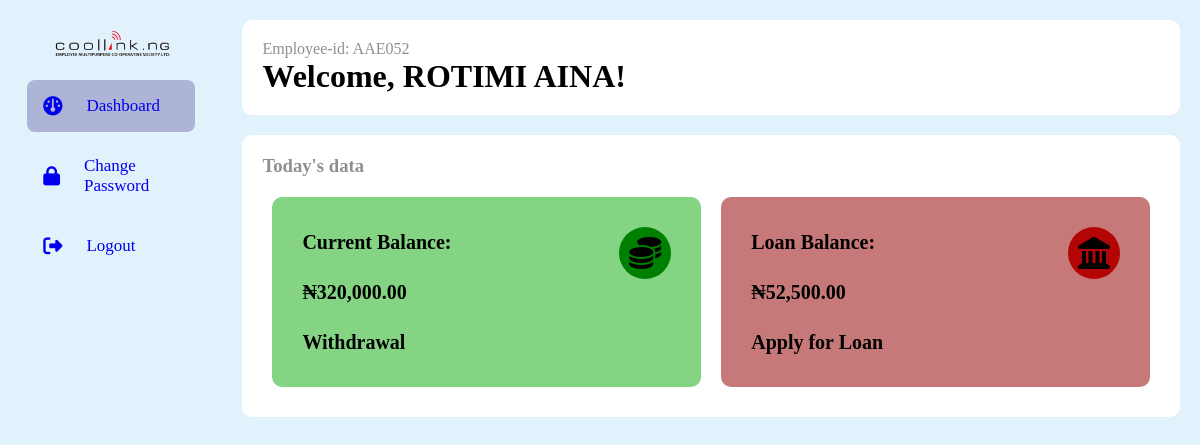
The app's page /dashboard (signed in), older data.
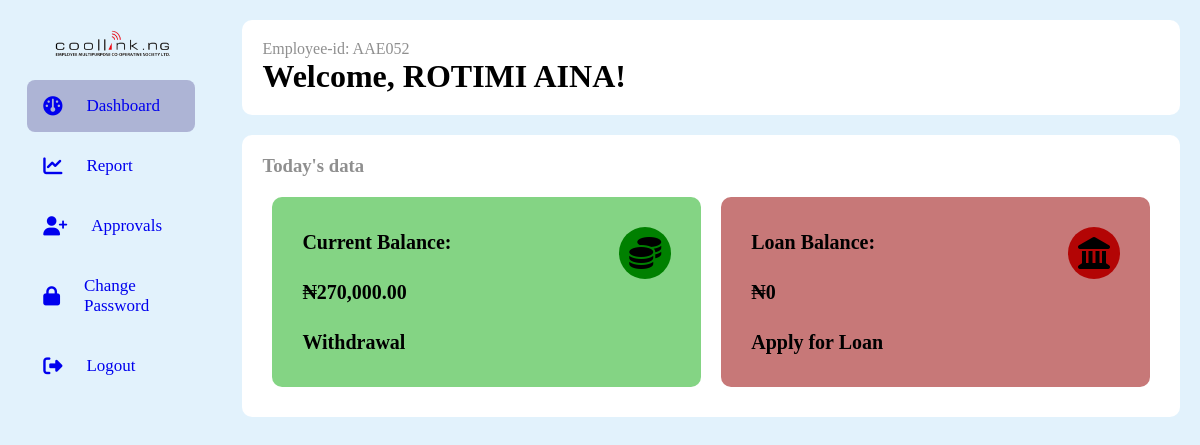
The same page, newer data.
### models.py (models this page shows, shortened)
class Person(db.Model, UserMixin):
    __tablename__ = "persons"
    id = db.Column(db.Integer, primary_key=True)
    name = db.Column(db.String(100), nullable=False)
    role_id = db.Column(db.Integer, db.ForeignKey("roles.id"))
    email = db.Column(db.String, nullable=True, unique=True)
    password = db.Column(db.String(255), nullable=False)
    company_id = db.Column(db.Integer, db.ForeignKey("companies.id"))
    employee_id = db.Column(db.String, nullable=False, unique=True)
    phone_no = db.Column(db.String, unique=True)
    balance_bfd = db.Column(db.Float, default=0.0)
    balance_withheld = db.Column(db.Float, default=0.0)
    available_balance = db.Column(db.Float, default=0.0)
    loan_balance = db.Column(db.Float, default=0.0)
    loan_balance_bfd = db.Column(db.Float, default=0.0)
    loans = db.relationship("Loan", backref="person",foreign_keys="[Loan.person_id]")
    bank_payments_made = db.relationship("BankPayment", backref="payer", lazy=True)
    payments_made = db.relationship("SavingPayment", backref="payer", lazy=True)
    loan_payments_made = db.relationship("LoanPayment", backref="payer", lazy=True)
    def get_guaranteed_payments(self):
        loan = LoanFormPayment.query.filter(LoanFormPayment.guarantors.any(id=self.id)).all()
        ret = [l for l in loan if not l.loan]
        return ret
    @hybrid_property
    def total_balance(self):
        return self.available_balance + self.balance_withheld

### app.py (the view, shortened to what this page needs)
@app.route("/dashboard")
@login_required
def dashboard():
    person = current_user
    form = SearchForm()
    pre_guarantor = person.get_guaranteed_payments()
    failed_loan = None
    message = None
    return render_template("dashboard.html", person=person, form=form,consents=pre_guarantor,failed_loan=failed_loan,message=message)

### app.py (called while the page is built)
@login_manager.user_loader
def load_user(person_id):
    return Person.query.get(person_id)

@app.before_request
def before_request():
    g.user = current_user

@app.template_filter("currency")
@login_required
def currency(value):
    modified_value = format_currency(value)  # Modify the value as needed
    return modified_value

### filters.py (called while the page is built)
def format_currency(
    value, currency_symbol="₦", decimal_separator=".", thousands_separator=","
):
    if value:
        if value < 0:
            formatted_value = f"-{currency_symbol}{abs(value):,.2f}"
        else:
            formatted_value = f"{currency_symbol}{value:,.2f}"
        formatted_value = formatted_value.replace(".", decimal_separator).replace(
            ",", thousands_separator
        )
    else:
        formatted_value = f"{currency_symbol}0"
    return formatted_value

### templates/dashboard.html (shortened to what this page needs)
<!DOCTYPE html>
<html lang="en">
<head>
    <link rel="stylesheet" href="https://cdnjs.cloudflare.com/ajax/libs/font-awesome/6.4.0/css/all.min.css"/>
    <link rel="stylesheet" href="\static\css\style.css">
</head>
<body class="special-dash">
    <div class="full-form-content">
    <div class='all-sections'>
        <nav class='section-1'>
            <div class="logo"><img src="\static\images\coolink2.png" alt="logo"></div>
            <ul class="side-bar" id="side-bar">
                <li class="{%block dash%}active nav-item{%endblock%}" id="move">
                    <a href="{{ url_for('dashboard') }}" class="nav-link"><i class="fa-solid fa-gauge"></i>
                    <span>Dashboard</span></a>
                </li>
                {% if person.role.id != 4 %}
                <li class="{%block query%}nav-item{%endblock%}">
                    <a class="nav-link" href="{{ url_for('queries') }}"> <i class="fa-solid fa-chart-line"></i><span>Report</span></a>
                </li>
                {% endif %}
                {% if person.role.id == 1 or person.role.id == 2 %}
                <li class="nav-item">
                    <a class="nav-link" href="{{ url_for('approval') }}"><i class="fa-solid fa-user-plus"></i><span>Approvals</span></a>
                </li>
                {% endif %}
                {% if person.role.id == 2 or person.role.id == 3 or person.role.id == 4 %}
                <li class="nav-item">
                    <a class="nav-link" href="{{ url_for('change_password') }}"><i class="fa-solid fa-lock"></i><span>Change Password</span></a>
                </li>
                {% endif %}
                <li class="logout">
                    <a class='nav-link' href="{{url_for('logout')}}"><i class="fa-sharp fa-solid fa-right-from-bracket"></i><span>Logout</span></a>
                </li>
            </ul>
        </nav>
        <div class='section-2'>
        <div class="head-wrap">
            <div class="head-title">
                <span>Employee-id: {{person.employee_id}}</span>
                <h1>Welcome, {{ person.name }}!</h1>
            </div>
        </div>
        <div class="all-cards-wrap-new">
            {%block content%}
        <div class="todays-data">
            <h3>Today's data</h3>
        </div>
            <div class="card-new" id="current-bal-new">
                <div class="container-new">
                    <div class="icon-con">
                        <i class="fa-solid fa-coins"></i>
                    </div>
                    <div class='content-con-new'>
                        <a href="{{url_for('savings_account',person_id=person.id)}}">
                            <div>
                            <p><strong>Current Balance:</strong></p>
                            </div>
                            <div>
                            <p><strong>{{ person.total_balance | currency}}</strong></p>
                            </div>
                        </a>
                        <a href="{{url_for('request_withdrawal')}}">
                            <div>
                            <p><strong>Withdrawal</strong></p>
                            </div>
                        </a>
                    </div>
                </div>
            </div>
            <div class="card-new" id="loan-bal-new">
                <div class="container-new">
                    <div class="icon-con" id='landmark'>
                        <i class="fa-solid fa-landmark"></i>
                    </div>
                    <div class='content-con-new'>
                        <a href="{{url_for('loan_account',person_id=person.id)}}">
                            <div>
                                <p><strong>Loan Balance:</strong></p>
                            </div>
                            <div>
                                <p><strong>{{ person.loan_balance | currency}}</strong></p>
                            </div>
                        </a>
                        <a href="{{url_for('register_loan')}}">
                            <div>
                            <p><strong>Apply for Loan</strong></p>
                            </div>
                        </a>
                    </div>
                </div>
            </div>
        </div>
    </div>
    </div>
    </div>
</body>
{%endblock%}

### static/css/style.css (style rules this page uses)
* { margin: 0; padding: 0; box-sizing: border-box; font-family:'Times New Roman', Times, serif; }
.special-dash { background-color: #60baf32e; }
.special-dash .all-sections { display: flex; }
.special-dash .section-1 { top: 0; bottom: 0; left: 0; padding: 0 1.7rem; overflow: hidden; position: sticky; width: 240px; height: 100vh; }
.special-dash .logo { height: 50px; padding: 16px; }
.special-dash .side-bar { height: 88%; position: relative; list-style: none; padding: 0; }
.special-dash .side-bar li { padding: 1rem; margin: 8px 0; border-radius: 8px; transition: all 0.2s ease-in; }
.special-dash .side-bar li:hover, .active { background:#473d8b57; }
.special-dash .side-bar a { font-size: 17px; text-decoration: none; gap: 1.5rem; display: flex; align-items: center; }
.special-dash .side-bar a i { font-size: 1.2rem; }
.special-dash .section-2 { position: relative; width: 90%; }
.special-dash .section-2 .head-wrap { background-color: #fff; margin: 20px; padding: 20px; border-radius: 10px; }
.special-dash .section-2 .head-wrap span, h3 { color: #4545459a; margin-bottom: 10px; }
.all-cards-wrap-new { background: #fff; margin: 20px; padding: 20px; border-radius: 10px; display: flex; flex-wrap: wrap; justify-content: space-between; }
.todays-data { width: 100%; }
.card-new { background: transparent; margin: 10px; border-radius: 10px; padding: 20px 20px 20px 30px; flex: 0 0 calc(50% - 20px); box-sizing: border-box; }
.special-dash .section-2 a { color: #fff; line-height: 2.5; text-decoration: none; }
.special-dash .section-2 #current-bal-new { background: rgba(108, 204, 108, 0.836); }
.special-dash .section-2 #loan-bal-new { background: rgb(199, 120, 120); }
.special-dash .section-2 .icon-con { border-radius: 40px; background-color:green; margin: 10px; padding: 10px; height: auto; width:min-content; float: right; right: 0; }
.special-dash .section-2 #landmark { background-color:#b30404fa; }
.special-dash .section-2 i { font-size: 2rem; color: #000; }
.special-dash .section-2 a { color: #000; font-size: 20px; }
.special-dash img { max-width: 100%; max-height: auto; }
.special-dash #move { margin-top: 30px; }

Row changes from the older to the newer data that the page shows:
changed Person "ROTIMI AINA": total_balance "₦320,000.00" → "₦270,000.00"; loan_balance "₦52,500.00" → "₦0"
Text that changed along with them:
text now shown: "Report Approvals"
